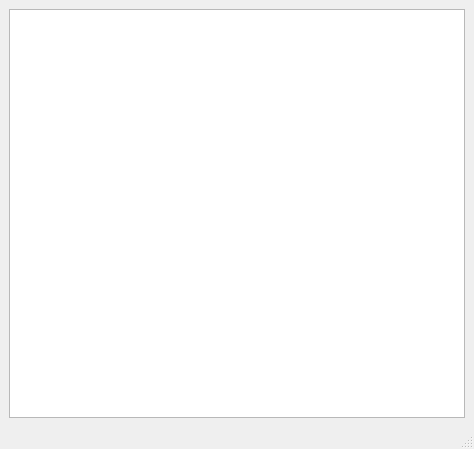
<?xml version="1.0" encoding="UTF-8"?>
<ui version="4.0">
 <class>MainWindow</class>
 <widget class="QMainWindow" name="MainWindow">
  <property name="geometry">
   <rect>
    <x>0</x>
    <y>0</y>
    <width>474</width>
    <height>449</height>
   </rect>
  </property>
  <property name="windowTitle">
   <string>MainWindow</string>
  </property>
  <widget class="QWidget" name="centralwidget">
   <layout class="QVBoxLayout" name="verticalLayout">
    <item>
     <widget class="QTextEdit" name="textEdit">
      <property name="readOnly">
       <bool>true</bool>
      </property>
     </widget>
    </item>
   </layout>
  </widget>
  <widget class="QMenuBar" name="menubar">
   <property name="geometry">
    <rect>
     <x>0</x>
     <y>0</y>
     <width>474</width>
     <height>21</height>
    </rect>
   </property>
  </widget>
  <widget class="QStatusBar" name="statusbar"/>
  <action name="action_Open">
   <property name="text">
    <string>&amp;Open</string>
   </property>
  </action>
  <action name="action_Save">
   <property name="text">
    <string>&amp;Save</string>
   </property>
  </action>
  <action name="action_Revert">
   <property name="text">
    <string>&amp;Revert</string>
   </property>
  </action>
  <action name="action_Calculator">
   <property name="text">
    <string>&amp;Calculator</string>
   </property>
  </action>
 </widget>
 <resources/>
 <connections/>
</ui>
